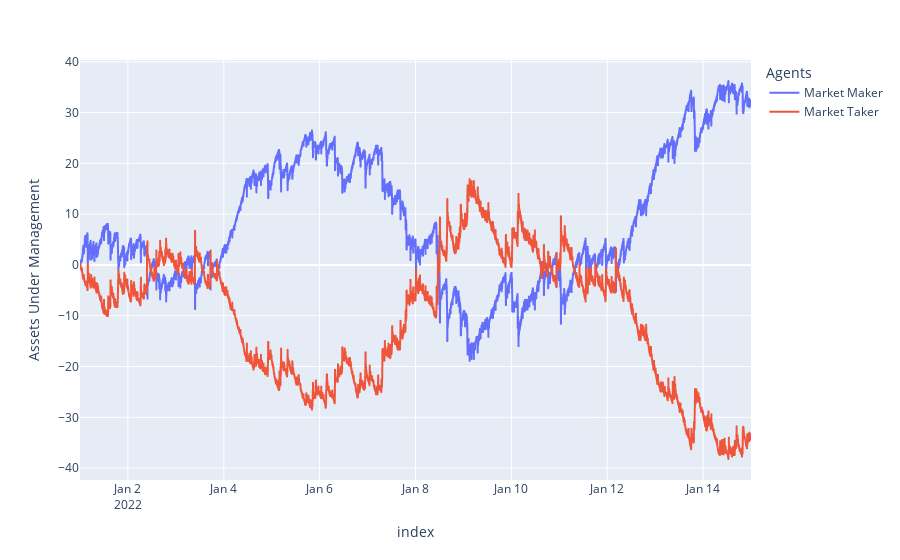

Notebook cell for this chart:
### Code cell
import plotly.express as px
import pandas as pd

df_plot = pd.DataFrame()
df_plot['Market Maker'] = mm_holdings['aum']
df_plot['Market Taker'] = mt_holdings['aum']
fig = px.line(df_plot,labels={'variable':'Agents','value':'Assets Under Management','dt':'Date'})
fig.show()

### Figure 1 — Plotly figure (JSON) as saved in the notebook; plotly's stock layout.template omitted (floating-point values rounded to 4 significant figures; data arrays with more than 128 entries replaced by an {"elided": "..."} marker saying what was removed)
{"data": [{"hovertemplate": "Agents=Market Maker<br>index=%{x}<br>Assets Under Management=%{y}<extra></extra>", "legendgroup": "Market Maker", "line": {"color": "#636efa", "dash": "solid"}, "marker": {"symbol": "circle"}, "mode": "lines", "name": "Market Maker", "showlegend": true, "type": "scattergl", "x": {"elided": "20160 str values"}, "xaxis": "x", "y": {"elided": "20160 float values"}, "yaxis": "y"}, {"hovertemplate": "Agents=Market Taker<br>index=%{x}<br>Assets Under Management=%{y}<extra></extra>", "legendgroup": "Market Taker", "line": {"color": "#EF553B", "dash": "solid"}, "marker": {"symbol": "circle"}, "mode": "lines", "name": "Market Taker", "showlegend": true, "type": "scattergl", "x": {"elided": "20160 str values"}, "xaxis": "x", "y": {"elided": "20160 float values"}, "yaxis": "y"}], "layout": {"legend": {"title": {"text": "Agents"}, "tracegroupgap": 0}, "margin": {"t": 60}, "xaxis": {"anchor": "y", "domain": [0, 1], "title": {"text": "index"}}, "yaxis": {"anchor": "x", "domain": [0, 1], "title": {"text": "Assets Under Management"}}}}
